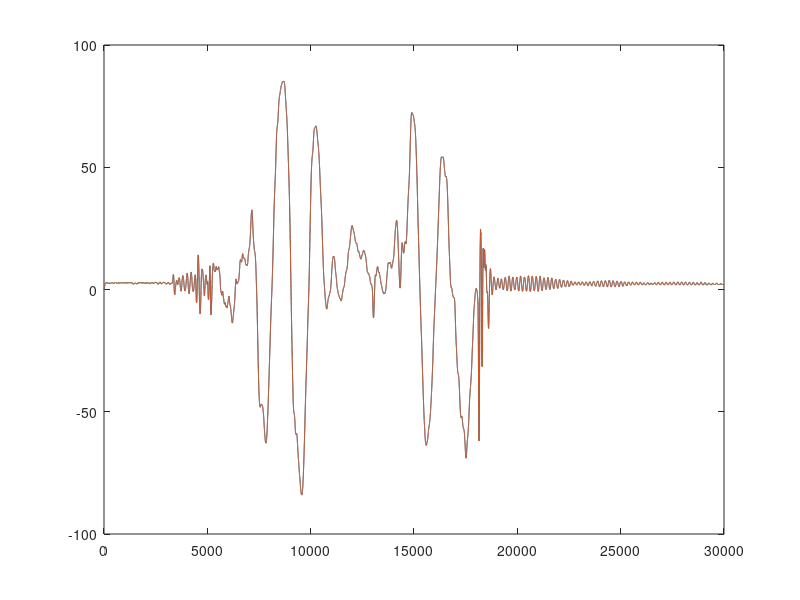
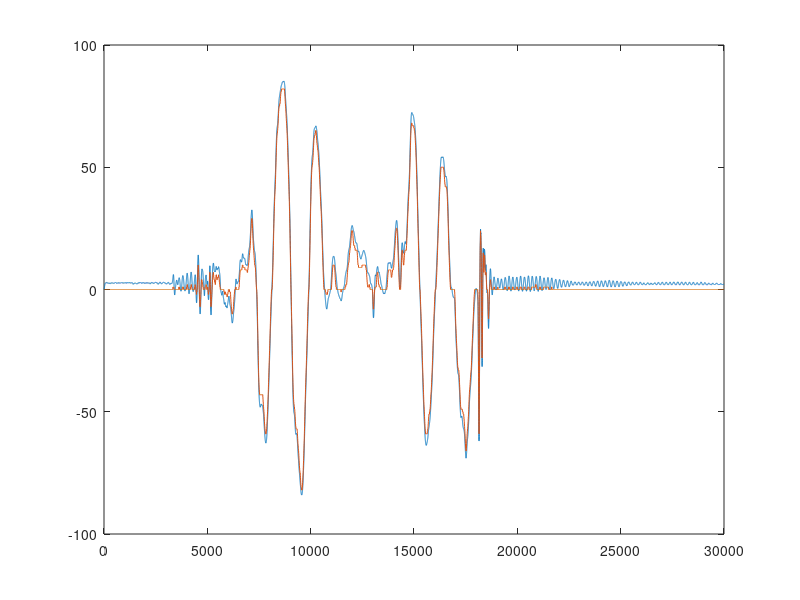

The MATLAB source for these figures, in order:
clear all;
load filterphi.dat;
phi=filterphi(:,1);
phi2=filterphi(:,2);
phi2_int=filterphi(:,3);
a= [1,-1.9289423,0.9313817];
b = [0.0006098548,0.0012197096,0.0006098548];
phi3 = filter(b,a,phi);
figure;
plot(phi3);
hold all;
plot(phi2);
figure;
plot(phi2);
hold all;
plot(phi2_int);
